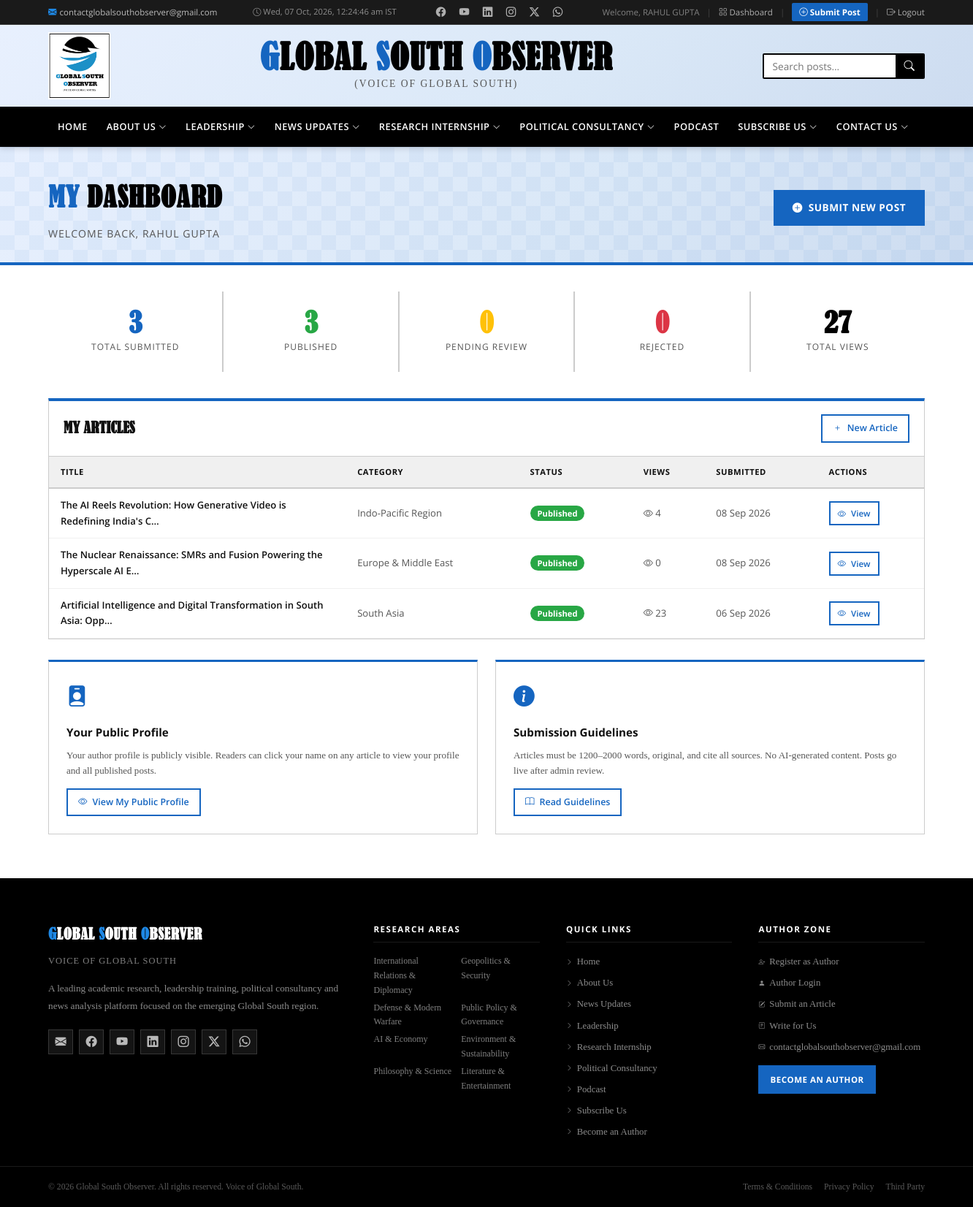
Before: /author/dashboard/ (signed in) with the older database file.
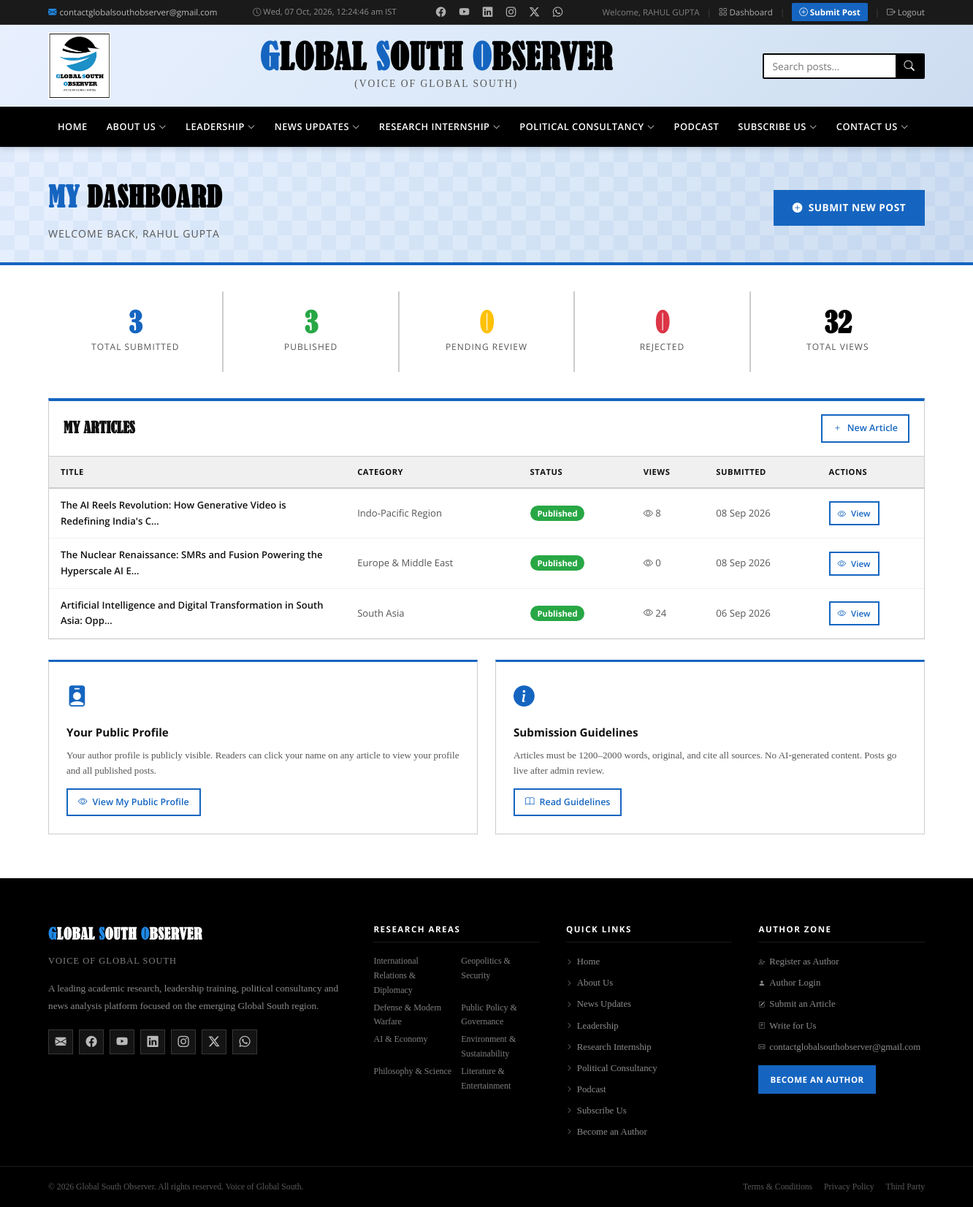
After: the same page with the newer database file.
### observer/models.py (models this page shows, shortened)
class Post(models.Model):
    CATEGORY_CHOICES = [
        ('global-south',        'Global South'),
        ('indo-pacific',        'Indo-Pacific Region'),
        ('south-asia',          'South Asia'),
        ('south-east-asia',     'South East Asia'),
        ('africa-latin-america','Africa & Latin America'),
        ('europe-middle-east',  'Europe & Middle East'),
        ('arctic-north-america','Arctic & North America'),
    ]
    STATUS_CHOICES = [
        ('pending',   'Pending Review'),
        ('published', 'Published'),
        ('rejected',  'Rejected'),
    ]
    title            = models.CharField(max_length=300)
    slug             = models.SlugField(max_length=320, unique=True, blank=True)
    author           = models.ForeignKey(Author, on_delete=models.CASCADE, related_name='posts')
    category         = models.CharField(max_length=50, choices=CATEGORY_CHOICES)
    image            = models.ImageField(upload_to='posts/%Y/%m/')
    keywords         = models.CharField(max_length=500, help_text='Comma-separated keywords')
    content          = models.TextField()
    status           = models.CharField(max_length=20, choices=STATUS_CHOICES, default='pending')
    views            = models.PositiveIntegerField(default=0)
    rejection_reason = models.TextField(blank=True)
    created_at       = models.DateTimeField(auto_now_add=True)
    updated_at       = models.DateTimeField(auto_now=True)
    published_at     = models.DateTimeField(null=True, blank=True)
    class Meta:
        ordering = ['-created_at']
        verbose_name = 'Post'
        verbose_name_plural = 'Posts'
    def get_absolute_url(self):
        from django.urls import reverse
        return reverse('post_detail', kwargs={'slug': self.slug})

### observer/views.py (the view)
# urls.py: path('author/dashboard/',         views.author_dashboard_view,   name='author_dashboard'),
@login_required(login_url='/author/login/')
def author_dashboard_view(request):
    if not hasattr(request.user, 'author_profile'):
        return redirect('author_register')
    author = request.user.author_profile
    posts  = author.posts.all().order_by('-created_at')
    ctx = {
        'author':          author,
        'posts':           posts,
        'total_posts':     posts.count(),
        'published_posts': posts.filter(status='published').count(),
        'pending_posts':   posts.filter(status='pending').count(),
        'rejected_posts':  posts.filter(status='rejected').count(),
        'total_views':     author.total_views,
    }
    return render(request, 'author/dashboard.html', ctx)

### observer/models.py (called while the page is built)
    def __str__(self):
        return self.user.get_full_name() or self.user.username

    @property
    def total_views(self):
        return self.posts.filter(status='published').aggregate(
            total=Sum('views'))['total'] or 0

### templates/author/dashboard.html (shortened to what the changed rows need)
{% extends 'base.html' %}
{% load static %}
{% block content %}
<div class="page-hero" style="padding:36px 0 28px;">
  <div class="container">
    <div style="display:flex;align-items:center;justify-content:space-between;flex-wrap:wrap;gap:14px;">
      <div>
        <h1 class="page-hero-title" style="font-size:clamp(1.6rem,4vw,2.4rem);">
          <span>My</span> Dashboard
        </h1>
      </div>
    </div>
  </div>
</div>
<section class="section" style="padding-top:36px;">
  <div class="container">
    <div class="stats-row" style="margin:0 0 36px;">
      <div class="stat-item">
        <div class="stat-num" style="color:var(--black);">{{ total_views }}</div>
        <div class="stat-label">Total Views</div>
      </div>
    </div>
    <div style="background:var(--white);border:1px solid var(--border);border-top:4px solid var(--blue);">
      <div style="padding:18px 20px;border-bottom:1px solid var(--border);display:flex;align-items:center;justify-content:space-between;flex-wrap:wrap;gap:10px;">
        <h2 style="font-family:var(--font-title);font-size:1.3rem;font-weight:800;text-transform:uppercase;">My Articles</h2>
      </div>
      {% if posts %}
      <div style="overflow-x:auto;">
        <table style="width:100%;border-collapse:collapse;font-family:var(--font-ui);font-size:.82rem;">
          <thead>
            <tr style="background:var(--light-gray);text-align:left;">
              <th style="padding:12px 16px;font-weight:700;text-transform:uppercase;font-size:.7rem;letter-spacing:.5px;border-bottom:2px solid var(--border);">Title</th>
              <th style="padding:12px 16px;font-weight:700;text-transform:uppercase;font-size:.7rem;letter-spacing:.5px;border-bottom:2px solid var(--border);">Category</th>
              <th style="padding:12px 16px;font-weight:700;text-transform:uppercase;font-size:.7rem;letter-spacing:.5px;border-bottom:2px solid var(--border);">Status</th>
              <th style="padding:12px 16px;font-weight:700;text-transform:uppercase;font-size:.7rem;letter-spacing:.5px;border-bottom:2px solid var(--border);">Views</th>
              <th style="padding:12px 16px;font-weight:700;text-transform:uppercase;font-size:.7rem;letter-spacing:.5px;border-bottom:2px solid var(--border);">Submitted</th>
              <th style="padding:12px 16px;font-weight:700;text-transform:uppercase;font-size:.7rem;letter-spacing:.5px;border-bottom:2px solid var(--border);">Actions</th>
            </tr>
          </thead>
          <tbody>
            {% for post in posts %}
            <tr style="border-bottom:1px solid var(--light-gray);">
              <td style="padding:12px 16px;max-width:280px;">
                {% if post.status == 'published' %}
                <a href="{{ post.get_absolute_url }}" style="font-weight:600;color:var(--near-black);">
                  {{ post.title|truncatechars:70 }}
                </a>
                {% else %}
                <span style="color:var(--near-black);font-weight:600;">{{ post.title|truncatechars:70 }}</span>
                {% endif %}
              </td>
              <td style="padding:12px 16px;white-space:nowrap;color:var(--mid-gray);">{{ post.get_category_display }}</td>
              <td style="padding:12px 16px;white-space:nowrap;">
                {% if post.status == 'published' %}
                <span style="background:#28a745;color:#fff;padding:3px 10px;border-radius:12px;font-size:.7rem;font-weight:700;">Published</span>
                {% elif post.status == 'pending' %}
                <span style="background:#ffc107;color:#000;padding:3px 10px;border-radius:12px;font-size:.7rem;font-weight:700;">Pending</span>
                {% else %}
                <span style="background:#dc3545;color:#fff;padding:3px 10px;border-radius:12px;font-size:.7rem;font-weight:700;">Rejected</span>
                {% endif %}
              </td>
              <td style="padding:12px 16px;color:var(--mid-gray);">
                <i class="bi bi-eye"></i> {{ post.views }}
              </td>
              <td style="padding:12px 16px;white-space:nowrap;color:var(--mid-gray);">{{ post.created_at|date:"d M Y" }}</td>
              <td style="padding:12px 16px;white-space:nowrap;">
                {% if post.status == 'published' %}
                <a href="{{ post.get_absolute_url }}" class="btn-outline-blue" style="font-size:.72rem;padding:5px 10px;">
                  <i class="bi bi-eye"></i> View
                </a>
                {% elif post.status != 'published' %}
                <a href="{% url 'author_edit_post' post.pk %}" class="btn-outline-blue" style="font-size:.72rem;padding:5px 10px;">
                  <i class="bi bi-pencil"></i> Edit
                </a>
                {% endif %}
              </td>
            </tr>
            {% endfor %}
          </tbody>
        </table>
      </div>
      {% endif %}
    </div>
  </div>
</section>
{% endblock %}

Changed rows visible on the page:
changed Post "Indo-Pacific Region": views "4" → "8"
changed Post "South Asia": views "23" → "24"
Other visible differences:
{{ total_views }}: "27" → "32"
